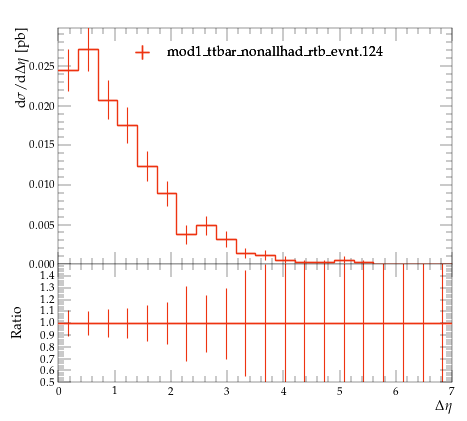

The Python source for this figure:
#! /usr/bin/env python

# This Python script was auto-generated using YODA v2.0.2.
# Analysis object: /MC_TTBAR/onelep_jetb_1_W_deta
# Timestamp: 07-08-2026 (10:19:45)

import matplotlib as mpl
import matplotlib.pyplot as plt
mpl.use('Agg') # comment out for interactive use
import os
import numpy as np

plotDir = os.path.split(os.path.realpath(__file__))[0]
if 'YODA_USER_PLOT_PATH' in globals():
    plot_outdir = globals()['YODA_USER_PLOT_PATH']
else:
    plot_outdir = plotDir

#plot style
plt.style.use(os.path.join(plotDir, '../default.mplstyle'))
# plot metadata
figW, figH = plt.rcParams['figure.figsize']
ax_xLabel = r'$\Delta \eta$'
ax_yLabel = r'$\mathrm{d}\sigma/\mathrm{d}\Delta \eta$ [pb]'
ax_title  = r''
ax_xScale = 'linear'
ax_yScale = 'linear'
xLims = (0.0, 7.0)
yLims = (0.0, 0.029835696000000002)

# TeX-friendly labels for the legend
labels = {
    'legend' : ([ r"mod1\_ttbar\_nonallhad\_rtb\_evnt.124" ], r""),
}

# Adjust canvas width and height
canvasW = 10.0
canvasH = 9.0
figW *= canvasW/10.
figH *= canvasH/9.

# Create figure and axis objects
fig, (ax, ratio0_ax) = plt.subplots(2, 1, sharex=True,
                  figsize=(figW,figH), gridspec_kw={'height_ratios': (6.0, 3.0)})

# Set figure margins
plt.subplots_adjust(
    left   = 1.0 * plt.rcParams['figure.subplot.left'],
    right  = 1.0 * plt.rcParams['figure.subplot.right'],
    top    = 1.0 * plt.rcParams['figure.subplot.top'],
    bottom = 1.0 * plt.rcParams['figure.subplot.bottom'])

ratio0_ax.yaxis.set_major_locator(mpl.ticker.MultipleLocator(0.1))
ratio0_ax.set_ylim(0.5, 1.4999)
ratio0_ax.set_ylabel('Ratio')

# the numerical data is stored in a separate file
dataf = dict()
prefix = os.path.split(__file__)[0]
if prefix:    prefix = prefix + '/'
exec(open(prefix+'onelep_jetb_1_W_deta__data.py').read(), dataf)


legend_handles = dict() # keep track of handles for the legend

# style options for curves
# starts at zorder>=5 to draw curve on top of legend
styles = {
  'mod1_ttbar_nonallhad_rtb_evnt.124.yoda.gz': {
    'color' : '#EE3311',
    'linestyle' : '-',
    'linewidth' : 1,
    'marker' : 'none',
    'markersize' : 2,
    'capsize' : 0.0,
    'zorder' : 5,
    'histstyle' : 1,
    'drawstyle' : 'steps-pre',
    'xerrorbars' : 1,
    'yerrorbars' : 1,
    'fillcolor' : None,
    'fillopacity' : 1.0,
    'ratio0_linestyle' : '-',
    'ratio0_linewidth' : 1,
    'ratio0_marker' : 'none',
    'ratio0_markersize' : 2,
    'ratio0_capsize' : 0.0,
    'ratio0_zorder' : 5,
    'ratio0_histstyle' : 1,
    'ratio0_drawstyle' : 'steps-pre',
    'ratio0_xerrorbars' : 1,
    'ratio0_yerrorbars' : 1,
  },
}

# curve from input yoda files in main panel
for label, yvals in dataf['yvals'].items():
    if all(np.isnan(v) for v in dataf['yvals'][label]):
        continue
    tmp = None
    if styles[label]['histstyle']: # draw as histogram
        xpos = dataf['xedges'][label] if styles[label]['drawstyle'] else dataf['xpoints'][label]
        ypos = np.insert(yvals, 0, yvals[0]) if styles[label]['drawstyle'] else yvals
        if styles[label]['fillcolor']: # fill area below curve
            ax.fill_between(xpos, ypos, step='pre',
                            color=styles[label]['fillcolor'],
                            alpha=styles[label]['fillopacity'])
        tmp, = ax.plot(xpos, ypos,
                       color=styles[label]['color'],
                       linestyle=styles[label]['linestyle'],
                       linewidth=styles[label]['linewidth'],
                       drawstyle=styles[label]['drawstyle'], solid_joinstyle='miter',
                       zorder=styles[label]['zorder'], label=label)
    tmp = ax.errorbar(dataf['xpoints'][label], yvals,
                      xerr=np.array(dataf['xerrs'][label])*styles[label]['xerrorbars'],
                      yerr=np.array(dataf['yerrs'][label])*styles[label]['yerrorbars'],
                      fmt=styles[label]['marker'], capsize=styles[label]['capsize'],
                      markersize=styles[label]['markersize'],
                      ecolor=styles[label]['color'],
                      color=styles[label]['color'], zorder=styles[label]['zorder'])
    tmp[-1][0].set_linestyle(styles[label]['linestyle'])
    tmp[-1][0].set_linewidth(styles[label]['linewidth'])
    if label in dataf['add_legend_handle']:  legend_handles[label] = tmp
    for varLabel in dataf['variation_yvals'].keys():
        if varLabel.startswith(label):
            tmp, = ax.plot(dataf['xedges'][label], dataf['variation_yvals'][varLabel],
                           color=styles[label]['color'],
                           linestyle=styles[label]['linestyle'],
                           linewidth=styles[label]['linewidth'],
                           drawstyle='steps-pre', solid_joinstyle='miter',
                           zorder=styles[label]['zorder'], alpha=0.5)


# plots on ratio panel
# curve from input yoda files in ratio panel
for label, yvals in dataf['ratio0_yvals'].items():
    if all(np.isnan(v) for v in yvals):
        continue
    if styles[label]['ratio0_histstyle']: # plot as histogram
        xpos = dataf['xedges']['mod1_ttbar_nonallhad_rtb_evnt.124.yoda.gz'] if styles[label]['ratio0_drawstyle'] else dataf['xpoints']['mod1_ttbar_nonallhad_rtb_evnt.124.yoda.gz']
        ypos = np.insert(yvals, 0, yvals[0]) if styles[label]['ratio0_drawstyle'] else yvals
        ratio0_ax.plot(xpos, ypos,
                       color=styles[label]['color'],
                       linewidth=styles[label]['linewidth'],
                       linestyle=styles[label]['ratio0_linestyle'],
                       drawstyle=styles[label]['ratio0_drawstyle'], zorder=styles[label]['zorder'],
                       solid_joinstyle='miter')
    tmp = ratio0_ax.errorbar(dataf['xpoints']['mod1_ttbar_nonallhad_rtb_evnt.124.yoda.gz'], yvals,
                             xerr=np.array(dataf['ref_xerrs'])*styles[label]['ratio0_xerrorbars'],
                             yerr=np.array(dataf['ratio0_yerrs'][label])*styles[label]['ratio0_yerrorbars'],
                             fmt=styles[label]['ratio0_marker'], capsize=styles[label]['ratio0_capsize'],
                             markersize=styles[label]['ratio0_markersize'],
                             ecolor=styles[label]['color'],
                             color=styles[label]['color'])
    tmp[-1][0].set_linestyle(styles[label]['ratio0_linestyle'])
    tmp[-1][0].set_linewidth(styles[label]['ratio0_linewidth'])

    for varlabel in dataf['ratio0_variation_vals'].keys():
        if varlabel.startswith(label):
            ratio0_ax.plot(dataf['xedges']['mod1_ttbar_nonallhad_rtb_evnt.124.yoda.gz'],
                            dataf['ratio0_variation_vals'][varlabel],
                            color=styles[label]['color'],
                            linestyle=styles[label]['linestyle'],
                            linewidth=styles[label]['linewidth'],
                            drawstyle='steps-pre', solid_joinstyle='miter',
                            zorder=1, alpha=0.5)

legend_items = list(legend_handles.values())
ax.add_artist(ax.legend(legend_items,
                        labels['legend'][0],
                        title=labels['legend'][1],
                        alignment='left',
                        loc='upper center',
                        bbox_to_anchor=(0.5, 0.97)))

# set plot metadata as defined above
ratio0_ax.set_xlabel(ax_xLabel)
ratio0_ax.xaxis.set_label_coords(1., -0.15)
ax.set_ylabel(ax_yLabel, ha='right', va='top')
ax.yaxis.set_label_coords(-0.11, 1.0)
ax.set_title(ax_title, loc='left')
ax.set_xscale(ax_xScale)
ax.set_yscale(ax_yScale)
ax.set_xlim(xLims)
ax.set_ylim(yLims)

# tick formatting
plt.rcParams['xtick.top'] = True
plt.rcParams['ytick.right'] = True
fig.align_ylabels((ax, ratio0_ax))
plt.savefig(os.path.join(plot_outdir, 'onelep_jetb_1_W_deta.pdf'), format='PDF')
plt.savefig(os.path.join(plot_outdir, 'onelep_jetb_1_W_deta.png'), format='PNG')

plt.close(fig)
